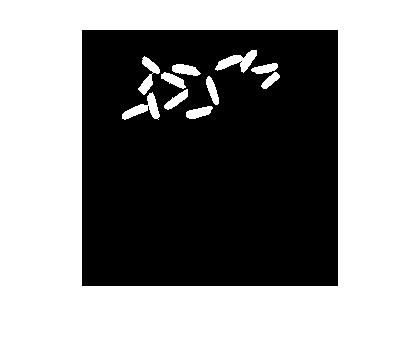
//> input picture opencl/ccl/bright_objects_05.jpg, 420 x 342 px
$ ./main bright_objects_05.jpg   (built with g++ and OpenCV 4)
//> lines starting //> are read from the running program, lines starting //| are printed output that depends on the picture
//> further down, input is the input picture: 342 rows x 420 cols, CV_8UC1; min 0, max 255, mean 143.3
#include <math.h>
#include <iostream>
#include <opencv2/core/core.hpp>
#include <opencv2/highgui/highgui.hpp>
#include <opencv2/imgproc/imgproc.hpp>
#include <list>
#include <algorithm>

#include <stdio.h>
#include <stdlib.h>
#ifdef __APPLE__
#include <OpenCl/opencl.h>
#else
#include <CL/cl.h>
#endif

using namespace std;

// [30 lines left out: function getConnectPix8Dir, not called in this run]

list<unsigned int> getConnectPix4Dir(unsigned int cur, unsigned int rows, unsigned int cols, unsigned int step)
{
  list<unsigned int> l;
  if(cur % step != 0)
    l.push_back(cur - 1);
  if(cur % step != cols - 1)
    l.push_back(cur + 1);
  if(cur / step != 0)
    l.push_back(cur - step);
  if(cur / step != rows - 1)
    l.push_back(cur + step);
  return l;
}

cv::Mat Ccl(const cv::Mat input, unsigned char threshold)
{
//> called with threshold = 128
  int div  = 31;
  cv::Mat dir = input.clone();
  unsigned int cur, next;
  unsigned int cNum = 0;
  unsigned long long* index_mat;
  unsigned int index;
  unsigned int i, j;
  list<unsigned int> conList, tempList;
  index_mat = (unsigned long long*)malloc(dir.rows * dir.step * sizeof(unsigned long long));
  for(i = 0; i < dir.rows; i++) {
    for(j = 0; j < dir.cols; j++) {
      index = j + i * dir.step;
      index_mat[index] = index;
    }
  }
//> after the loop, index = 143639

  for(i = 0; i < dir.rows; i++) {
    for(j = 0; j < dir.cols; j++) {
      index = j + i * dir.step;
      if (index_mat[index] < index)
        continue;
      conList.clear();
      conList.push_front(index);
      dir.data[index] = cNum * div % 255;
      while (!conList.empty()) {
        cur = conList.back();
        conList.pop_back();

        //tempList = getConnectPix8Dir(cur, input.rows, input.cols, input.step);
        tempList = getConnectPix4Dir(cur, input.rows, input.cols, input.step);
        while(!tempList.empty()) {
          next = tempList.back();
          tempList.pop_back();
          if (index_mat[next] <= index)
            continue;
          list<unsigned int>::iterator pos;
          pos = find(conList.begin(), conList.end(), next);
          if(pos != conList.end())
            continue;
          if(max(input.data[cur], input.data[next]) -
              min(input.data[cur], input.data[next]) > threshold)
            continue;

          dir.data[next] = cNum * div % 255;
          index_mat[next] = index;
          conList.push_front(next);
        }
      }
      cNum++;
    }
  }
//> this loop made 342 passes
//> (index, cur, next, cNum) on passes 1 to 3: (419, 143639, 143638, 1), (839, 143639, 143638, 1), (1259, 143639, 143638, 1)
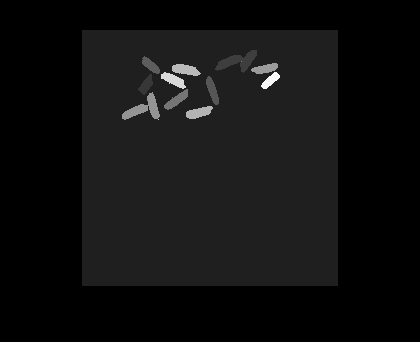
//> dir: 342 rows x 420 cols, CV_8UC1; min 0, max 248, mean 16
//> after the loop, index = 143639; conList = 0 items; cur = 50138; next = 50137; cNum = 16

  return dir;
}

// [22 lines left out: function compareMat, not called in this run]

int main(int argc, char* argv[])
{
  cv::Mat input;
  cv::Mat output;
  int threshold = 128;

  if(argc > 1) {
    input = cv::imread(argv[1], 0);
  }
  IplImage ipl_input = input;

  IplImage ipl_out = output;

  cv::Mat ans;
  ans = Ccl(input, threshold);

  //cvShowImage("", &ipl_out);
  cv::imwrite("./ans.bmp", ans);
  cv::imshow("", ans);
  cv::waitKey(0);
  return 0;
}
